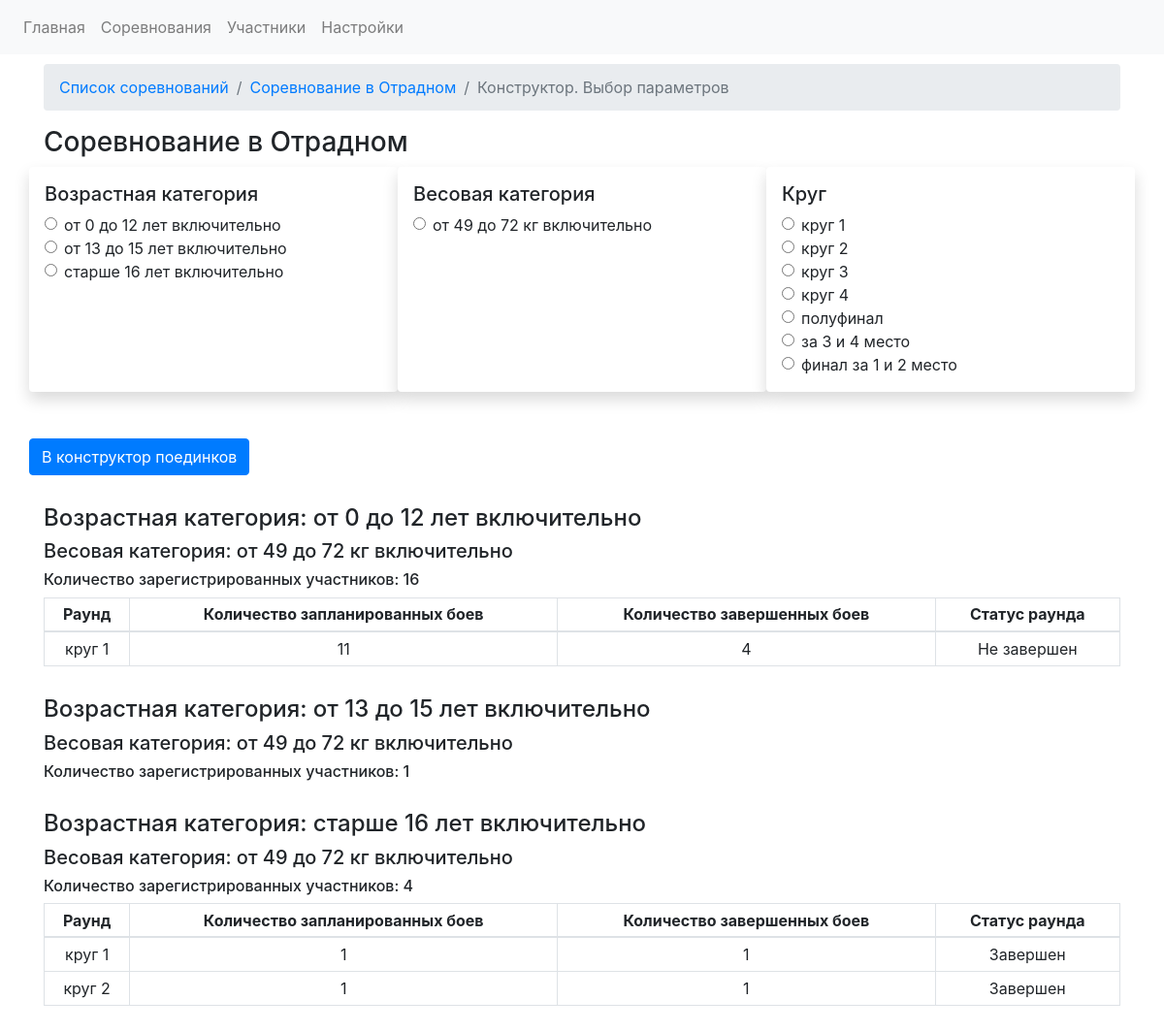
The app's page /competitions/2/constructor with its own data.
### app.py (models this page shows)
class CompetitionsDB(db.Model):
    competition_id = db.Column(db.Integer, primary_key=True)
    competition_name = db.Column(db.String)
    competition_date_start = db.Column(db.Date, default=datetime.utcnow)
    competition_date_finish = db.Column(db.Date, default=datetime.utcnow)
    competition_city = db.Column(db.String)
    competition_fights = db.relationship('FightsDB', backref='competition', lazy='dynamic')
    registrations = db.relationship('RegistrationDB', backref='competition')

class AgecategoriesDB(db.Model):
    id = db.Column(db.Integer, primary_key=True)
    sort_index = db.Column(db.Integer)
    age_category_name = db.Column(db.String)
    age_category_start = db.Column(db.Integer)
    age_category_finish = db.Column(db.Integer)
    registrations = db.relationship('RegistrationDB', backref='age_categories')
    fights = db.relationship('FightsDB', backref = 'age_category_backref')

class WeightcategoriesDB(db.Model):
    weight_cat_id = db.Column(db.Integer, primary_key=True)
    sort_index = db.Column(db.Integer)
    weight_category_name = db.Column(db.String)
    weight_category_start = db.Column(db.Integer)
    weight_category_finish = db.Column(db.Integer)
    registrations = db.relationship('RegistrationDB', backref='weight_categories')
    fights = db.relationship('FightsDB', backref = 'weight_category_backref')

class RoundsDB(db.Model):
    id = db.Column(db.Integer, primary_key=True)
    round_name = db.Column(db.String)
    sort_index = db.Column(db.Integer)
    fights = db.relationship('FightsDB', backref = 'roundNo')
    finished_regs = db.relationship('RegistrationDB', backref = 'roundNo')

### app.py (the view, shortened to what this page needs)
@app.route('/competitions/<int:comp_id>/constructor', methods= ['GET', 'POST'])
def fight_constructor(comp_id):
    competition_data = CompetitionsDB.query.get(comp_id)
    weight_categories = WeightcategoriesDB.query.order_by(asc(WeightcategoriesDB.sort_index)).all()
    age_categories = AgecategoriesDB.query.order_by(asc(AgecategoriesDB.sort_index)).all()
    rounds = RoundsDB.query.order_by(asc(RoundsDB.sort_index)).all()
    registrations = RegistrationDB.query.filter_by(competition_id=comp_id).all()
    age_cats_in_reg = [] # список возрастных категорий в регистрациях
    for reg in registrations:
        if reg.age_cat_id not in age_cats_in_reg:
            age_cats_in_reg.append(reg.age_cat_id)
    age_cats_in_reg.sort()
    age_cat_data = {}
    for age_cat in age_categories:
        if age_cat.id in age_cats_in_reg:
            age_cat_names = {}
            age_cat_names["age_cat_id"] = age_cat.id
            age_cat_names["age_cat_name"] = age_cat.age_category_name
            age_cat_data[age_cat.id] = age_cat_names
    weight_cats_in_reg = []  # список возрастных категорий в регистрациях
    for reg in registrations:
        if reg.weight_cat_id not in weight_cats_in_reg:
            weight_cats_in_reg.append(reg.weight_cat_id)
    weight_cats_in_reg.sort()
    weight_cat_data = {}
    for weight_cat in weight_categories:
        if weight_cat.weight_cat_id in weight_cats_in_reg:
            weight_cat_names = {}
            weight_cat_names["weight_cat_id"] = weight_cat.weight_cat_id
            weight_cat_names["weight_cat_name"] = weight_cat.weight_category_name
            weight_cat_data[weight_cat.weight_cat_id] = weight_cat_names
    weight_cat_data_im_age_categories = {} # данные в весовых категориях записываются в возрастные категории
    age_weight_data = {}
    age_data = {}
    for age_cat_id, age_cat in age_cat_data.items():
        age_weight_data = {}
        weight_fighter_data = {}
        for weight_cat_id, weight_cat in weight_cat_data.items():
            age_cat_weight_cat_data = {}  # количество зарегистрированных бойцов в весовой категории
            regs_in_age_and_weight_cat = RegistrationDB.query.filter_by(age_cat_id=age_cat_id, weight_cat_id = weight_cat_id, competition_id = comp_id).count()
            age_cat_weight_cat_data["weight_cat_id"] = weight_cat_id
            age_cat_weight_cat_data["weight_cat_name"] = WeightcategoriesDB.query.get(weight_cat_id).weight_category_name
            age_cat_weight_cat_data["fighters_qty_in_weight_cat"] = regs_in_age_and_weight_cat
            fights_in_age_and_weight = FightsDB.query.filter_by(age_category = age_cat_id, weight_category = weight_cat_id).all()
            list_of_rounds_in_age_in_weight = []
            for fight in fights_in_age_and_weight:
                if fight.round_number not in list_of_rounds_in_age_in_weight:
                    list_of_rounds_in_age_in_weight.append(fight.round_number)
            age_weight_rounds_aggregate_data = {}
            for round_id in list_of_rounds_in_age_in_weight:
                age_weight_rounds_data = {}
                age_weight_rounds_data["round_id"] = round_id
                age_weight_rounds_data["round_name"] = RoundsDB.query.get(round_id).round_name
                number_of_planned_fights = FightsDB.query.filter_by(age_category = age_cat_id, weight_category = weight_cat_id, round_number = round_id).count()
                number_of_finished_fights = FightsDB.query.filter_by(age_category = age_cat_id, weight_category = weight_cat_id, round_number = round_id, fight_status = 1).count()
                if number_of_planned_fights == number_of_finished_fights:
                    age_weight_rounds_data["round_status"] = "Завершен"
                elif number_of_planned_fights > number_of_finished_fights:
                    age_weight_rounds_data["round_status"] = "Не завершен"
                age_weight_rounds_data["planned_fights_qty"] = number_of_planned_fights
                age_weight_rounds_data["finished_fights_qty"] = number_of_finished_fights
                age_weight_rounds_aggregate_data[round_id] = age_weight_rounds_data
            age_cat_weight_cat_data["rounds_data"] = age_weight_rounds_aggregate_data
            weight_fighter_data[weight_cat_id] = age_cat_weight_cat_data
        age_weight_data["age_id"] = age_cat_id
        age_weight_data["age_cat_name"] = AgecategoriesDB.query.get(age_cat_id).age_category_name
        age_weight_data["age_weight_data"] = weight_fighter_data
        age_data[age_cat_id] = age_weight_data
    return render_template('fightconstructor.html', age_data = age_data, competition_data=competition_data, age_cat_data = age_cat_data, rounds = rounds, weight_cat_data = weight_cat_data)

### templates/fightconstructor.html (shortened to what this page needs)
{% extends "base.html" %}
{% block head %}
<link rel="stylesheet" href="https://stackpath.bootstrapcdn.com/bootstrap/4.5.0/css/bootstrap.min.css">
{% endblock %}
{% block content %}
    <div class="container" style="margin-top: 10px">
        <div class="row">
            <div class="col-lg-12">
                <nav aria-label="breadcrumb">
                      <ol class="breadcrumb">
                        <li class="breadcrumb-item"><a href="{{url_for('competitions')}}">Список соревнований</a></li>
                        <li class="breadcrumb-item"><a href="{{url_for('competition_view', competition_id = competition_data.competition_id)}}">{{ competition_data.competition_name }}</a></li>
                        <li class="breadcrumb-item active" aria-current="page">Конструктор. Выбор параметров</li>
                      </ol>
                </nav>
                <h3>{{ competition_data.competition_name }}</h3>
        <form method="POST" action="{{ url_for('fight_constructor', comp_id = competition_data.competition_id)}}">
                <div class="row">
            <div class="col-lg-4 shadow p-3 mb-5 bg-white rounded">
                <h5>Возрастная категория</h5>
                {% for age_cat_id, age_cat in age_cat_data.items() %}
                    <div class="form-check">
                      <input class="form-check-input" type="radio" value={{ age_cat_id }} name="age_cat_radio" id="flexRadioDefault1">
                      <label class="form-check-label" for="flexRadioDefault1">
                          {{ age_cat["age_cat_name"]}}
                      </label>
                    </div>
                {% endfor %}
            </div>
            <div class="col-lg-4 shadow p-3 mb-5 bg-white rounded">
                <h5>Весовая категория</h5>
                    {% for w_cat_id, w_cat in weight_cat_data.items() %}
                    <div class="form-check">
                      <input class="form-check-input" type="radio" value={{ w_cat_id }} name="weight_cats_radio" id="Radioweightcat">
                      <label class="form-check-label" for="Radioweightcat">
                          {{ w_cat["weight_cat_name"] }}
                      </label>
                    </div>
                    {% endfor %}
            </div>
            <div class="col-lg-4 shadow p-3 mb-5 bg-white rounded">
                <h5>Круг</h5>
                {% for round in rounds %}
                    <div class="form-check">
                      <input class="form-check-input" type="radio" value={{ round.id }} name="round_radio" id="flexRadioDefault1">
                      <label class="form-check-label" for="flexRadioDefault1">
                          {{ round.round_name}}
                      </label>
                    </div>
                {% endfor %}
            </div>
            <button  type="submit" id="go_to_next_step_button" class="btn btn-primary">В конструктор поединков</button>
        </div>
        </form>
    </div>
</div>
    <div class="row" style="margin-top: 30px;">
        <div class="col">
            {% for age_cat_id, age_weight_data_dict in age_data.items() %}
                <h4>Возрастная категория: {{ age_weight_data_dict["age_cat_name"] }}</h4>
                {% for weight_cat_id, weight_cat_data_dict in age_weight_data_dict["age_weight_data"].items() %}
                    <div style="margin-bottom: 30px;">
                    <h5>Весовая категория: {{ weight_cat_data_dict["weight_cat_name"] }}</h5>
                    <h6>Количество зарегистрированных участников: {{ weight_cat_data_dict["fighters_qty_in_weight_cat"] }}</h6>
                    {% if weight_cat_data_dict["rounds_data"] %}
                    <table class="table table-sm table-bordered">
                      <thead>
                        <tr>
                          <th scope="col" style="text-align: center;">Раунд</th>
                          <th scope="col" style="text-align: center;">Количество запланированных боев</th>
                          <th scope="col" style="text-align: center;">Количество завершенных боев</th>
                          <th scope="col" style="text-align: center;">Статус раунда</th>
                        </tr>
                      </thead>
                      <tbody>
                        {% for round_id, round_data in  weight_cat_data_dict["rounds_data"].items() %}
                      <tr>
                          <td style="text-align: center;">
                                {{ round_data["round_name"] }}
                          </td>
                          <td style="text-align: center;">
                                {{ round_data["planned_fights_qty"] }}
                          </td>
                          <td style="text-align: center;">
                                {{ round_data["finished_fights_qty"] }}
                          </td>
                            <td style="text-align: center;">
                                {{ round_data["round_status"] }}
                            </td>
                      </tr>
                        {% endfor %}
                      </tbody>
                </table>
                {% endif %}
                </div>
                {% endfor %}
            {% endfor %}
        </div>
    </div>
</div>
{% endblock %}

### records on screen
CompetitionsDB: competition_name "Соревнование в Отрадном"
AgecategoriesDB: age_cat_name "от 0 до 12 лет включительно", age_cat_name "от 0 до 12 лет включительно"
AgecategoriesDB: age_cat_name "от 13 до 15 лет включительно", age_cat_name "от 13 до 15 лет включительно"
AgecategoriesDB: age_cat_name "старше 16 лет включительно", age_cat_name "старше 16 лет включительно"
WeightcategoriesDB: weight_cat_name "от 49 до 72 кг включительно", weight_cat_name "от 49 до 72 кг включительно" "от 49 до 72 кг включительно" "от 49 до 72 кг включительно"
RoundsDB: round_name "круг 1", round_name "круг 1" "круг 1"
RoundsDB: round_name "круг 2", round_name "круг 2"
RoundsDB: round_name "круг 3"
RoundsDB: round_name "круг 4"
RoundsDB: round_name "полуфинал"
RoundsDB: round_name "за 3 и 4 место"
RoundsDB: round_name "финал за 1 и 2 место"

### other values on screen
{{ weight_cat_data_dict["fighters_qty_in_weight_cat"] }} "16" "1" "4"
{{ round_data["planned_fights_qty"] }} "11" "1" "1"
{{ round_data["finished_fights_qty"] }} "4" "1" "1"
{{ round_data["round_status"] }} "Не завершен" "Завершен" "Завершен"
